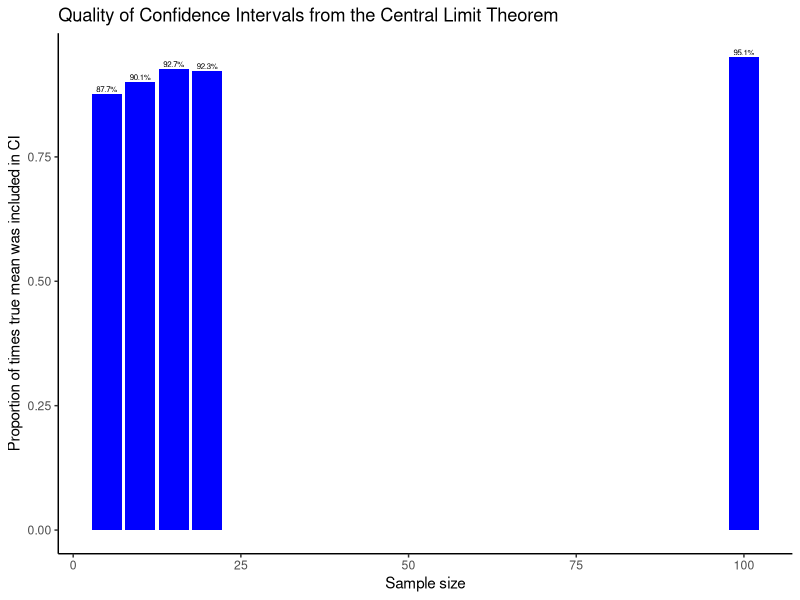

Generate this figure with R:
# Instruction to ChatGPT:
# "write an R program that shows the quality of the 
# confidence intervals from the central limit theorem.  
# speficially, how often is the true mean included in the 
# confidence interval depending on the sample size?"

library(ggplot2)

# Generate random samples from a normal distribution
set.seed(123)
sample_size <- c(5, 10, 15, 20, 100)
samples_per_size <- 1000
true_mean <- 3
true_sd <- 3

results <- data.frame(matrix(ncol = samples_per_size + 1, nrow = length(sample_size)))
colnames(results) <- c("SampleSize", paste0("Sample", 1:samples_per_size))

for (i in 1:length(sample_size)) {
  n <- sample_size[i]
  results[i, 1] <- n
  for (j in 1:samples_per_size) {
    #sample <- rnorm(n, mean = true_mean, sd = true_sd) # True distribution is normal
    sample <- rpois(n = n, lambda = true_mean) # Try other distribution
    mean_estimate <- mean(sample)
    sd_estimate <- sd(sample)
    ci <- mean_estimate + c(-1, 1) * qnorm(0.975) * sd_estimate / sqrt(n) # CTL approx. 95% confidence interval
    results[i, j + 1] <- (ci[1] <= true_mean & true_mean <= ci[2])
  }
}

# Calculate the proportion of times the true mean was included in the CI
proportions <- apply(results[, -1], 1, mean)
proportions_df <- data.frame(SampleSize = sample_size, Proportion = proportions)

proportions_df

# Plot the results
ggplot(proportions_df, aes(x = SampleSize, y = Proportion)) +
  geom_col(fill = "blue") +
  geom_text(aes(label = paste0(round(100 * Proportion, 2), "%")), position = position_dodge(width = 0.9), vjust = -0.25, size = 2) +
  xlab("Sample size") + ylab("Proportion of times true mean was included in CI") +
  ggtitle("Quality of Confidence Intervals from the Central Limit Theorem") +
  theme_classic()
